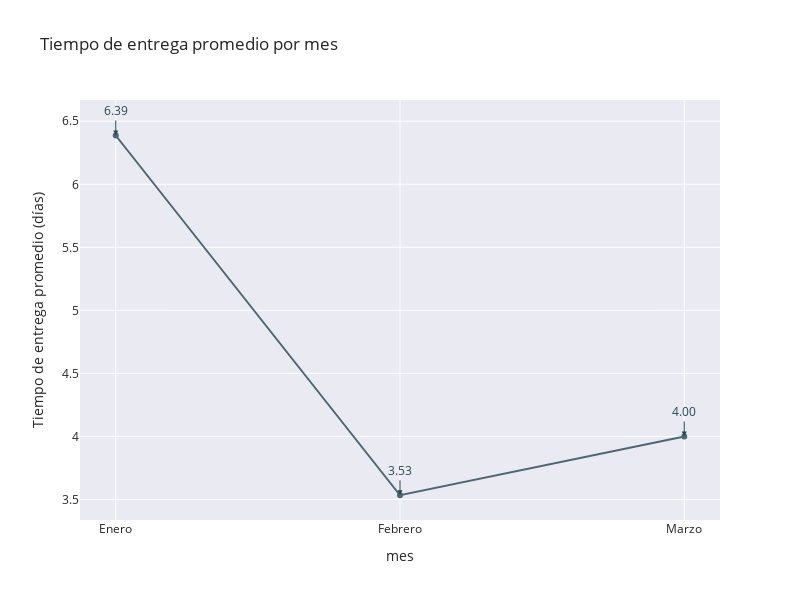

Notebook code for this chart:
### Markdown cell above
**Análisis Descriptivo:**
* **Enero:** Se observa una cantidad significativamente mayor de mantenimientos en Enero (167 piezas en total). Este mes está compuesto únicamente por mantenimientos realizados en equipos tipo "Pesa".
* **Febrero:** La cantidad total de mantenimientos disminuye drásticamente en Febrero, con un total de 16 mantenimientos. De estos, 14 corresponden a equipos tipo "Pesa" y 2 a equipos tipo "Balanza".
* **Marzo:** El número total de mantenimientos aumenta en Marzo a 39. Este mes presenta una distribución con 33 mantenimientos realizados en equipos tipo "Pesa" y 6 en equipos tipo "Balanza".

### Code cell
import plotly.express as px

fig = px.line(
    sit_per_month,
    x=sit_per_month.index,
    y='avg_delv_time',
    title='Tiempo de entrega promedio por mes',
    labels={'avg_delv_time': 'Tiempo de entrega promedio (días)', 'index': 'Mes'},
    width=800,
    height=600,
    template='plotly+seaborn',
    color_discrete_sequence=["#264653"],
    line_shape='linear'
)

fig.update_traces(
    hovertemplate='Mes: %{x}<br>Tiempo de entrega promedio: %{y:.2f} días',
    mode='lines+markers',
    opacity=0.8
)

# Agregar anotaciones en cada punto
for i, row in sit_per_month.iterrows():
    fig.add_annotation(
        x=i,
        y=row['avg_delv_time'],
        text=f"{row['avg_delv_time']:.2f}",
        showarrow=True,
        arrowhead=2,
        arrowsize=1,
        arrowwidth=1,
        arrowcolor="#264653",
        ax=0,
        ay=-25,
        font=dict(color="#264653", size=12)
    )

fig.show()

### Figure 1 — Plotly figure (JSON) as saved in the notebook; plotly's stock layout.template omitted (floating-point values rounded to 4 significant figures)
{"data": [{"hovertemplate": "Mes: %{x}<br>Tiempo de entrega promedio: %{y:.2f} días", "legendgroup": "", "line": {"color": "#264653", "dash": "solid", "shape": "linear"}, "marker": {"symbol": "circle"}, "mode": "lines+markers", "name": "", "opacity": 0.8, "orientation": "v", "showlegend": false, "type": "scatter", "x": ["Enero", "Febrero", "Marzo"], "xaxis": "x", "y": [6.387, 3.533, 4.0], "yaxis": "y"}], "layout": {"annotations": [{"arrowcolor": "#264653", "arrowhead": 2, "arrowsize": 1, "arrowwidth": 1, "ax": 0, "ay": -25, "font": {"color": "#264653", "size": 12}, "showarrow": true, "text": "6.39", "x": "Enero", "y": 6.387}, {"arrowcolor": "#264653", "arrowhead": 2, "arrowsize": 1, "arrowwidth": 1, "ax": 0, "ay": -25, "font": {"color": "#264653", "size": 12}, "showarrow": true, "text": "3.53", "x": "Febrero", "y": 3.533}, {"arrowcolor": "#264653", "arrowhead": 2, "arrowsize": 1, "arrowwidth": 1, "ax": 0, "ay": -25, "font": {"color": "#264653", "size": 12}, "showarrow": true, "text": "4.00", "x": "Marzo", "y": 4}], "height": 600, "legend": {"tracegroupgap": 0}, "title": {"text": "Tiempo de entrega promedio por mes"}, "width": 800, "xaxis": {"anchor": "y", "domain": [0, 1], "title": {"text": "mes"}}, "yaxis": {"anchor": "x", "domain": [0, 1], "title": {"text": "Tiempo de entrega promedio (días)"}}}}
